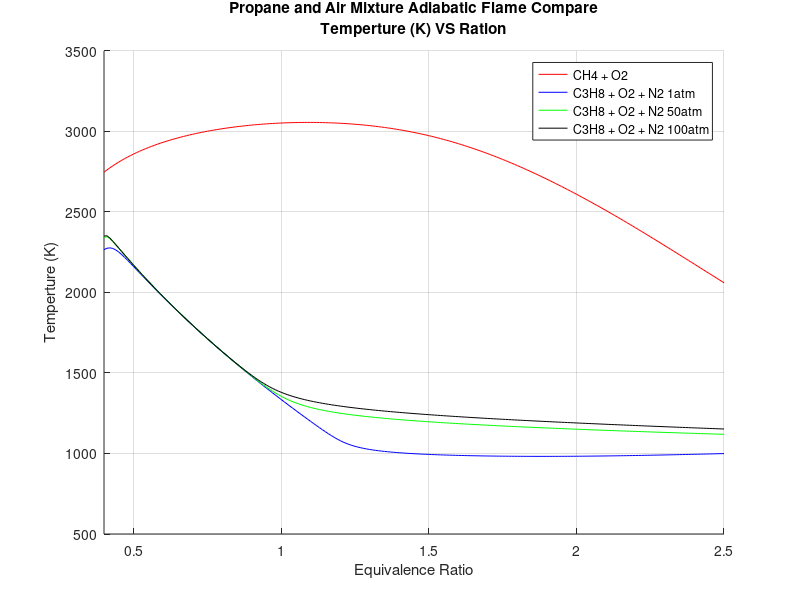
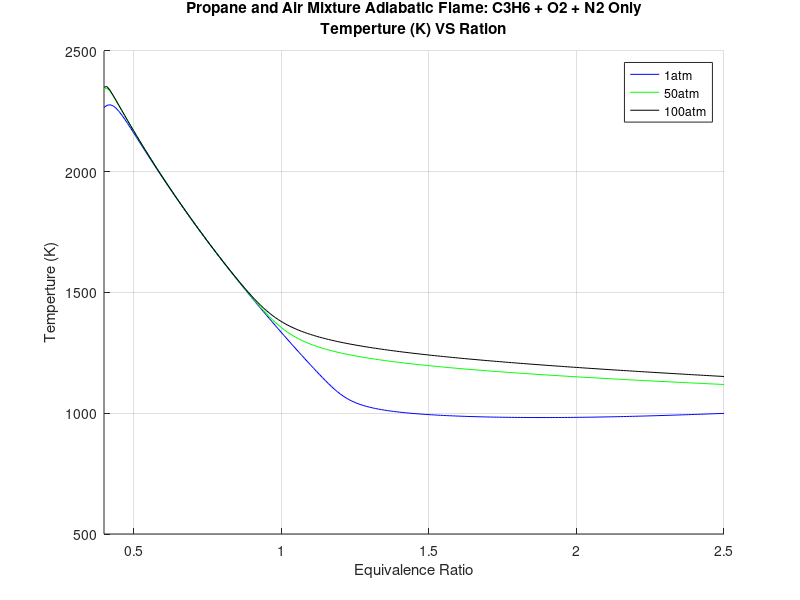
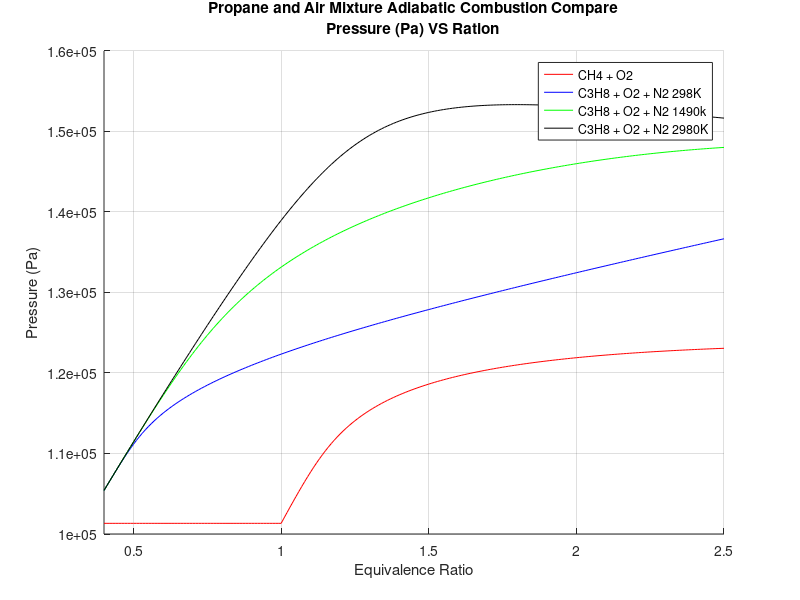

Recreate these plots in MATLAB, in order.
function GraohDisp()

    load('data')

    figure('name', 'Adiabatic Flame Temperture', 'NumberTitle', 'off');
    hold on
    grid on
    plot(phi, tempF_2, 'r');
    plot(phi, temp_1atm, 'b');
    plot(phi, temp_50atm, 'g');
    plot(phi, temp_100atm, 'k');
    xlim([0.4 2.5]);
    legend('CH4 + O2', 'C3H8 + O2 + N2 1atm', 'C3H8 + O2 + N2 50atm', 'C3H8 + O2 + N2 100atm');
    xlabel('Equivalence Ratio');
    ylabel('Temperture (K)');
    title({'Propane and Air Mixture Adiabatic Flame Compare', 'Temperture (K) VS Ration'});
    hold off

    figure('name', 'Propane and Air Mixture Adiabatic Flame', 'NumberTitle', 'off');
    hold on
    grid on
    plot(phi, temp_1atm, 'b');
    plot(phi, temp_50atm, 'g');
    plot(phi, temp_100atm, 'k');
    xlim([0.4 2.5]);
    legend('1atm', '50atm', '100atm');
    xlabel('Equivalence Ratio');
    ylabel('Temperture (K)');
    title({['Propane and Air Mixture Adiabatic Flame: ', 'C3H6 + O2 + N2 Only'], 'Temperture (K) VS Ration'});
    hold off

    figure('name', 'Adiabatic Combustion Temperture', 'NumberTitle', 'off');
    hold on
    grid on
    plot(phi, pres_T, 'r');
    plot(phi, pres_T1, 'b');
    plot(phi, pres_T2, 'g');
    plot(phi, pres_T3, 'k');
    xlim([0.4 2.5]);
    legend('CH4 + O2', 'C3H8 + O2 + N2 298K', 'C3H8 + O2 + N2 1490k', 'C3H8 + O2 + N2 2980K');
    xlabel('Equivalence Ratio');
    ylabel('Pressure (Pa)');
    title({'Propane and Air Mixture Adiabatic Combustion Compare', 'Pressure (Pa) VS Ration'});
    hold off

end